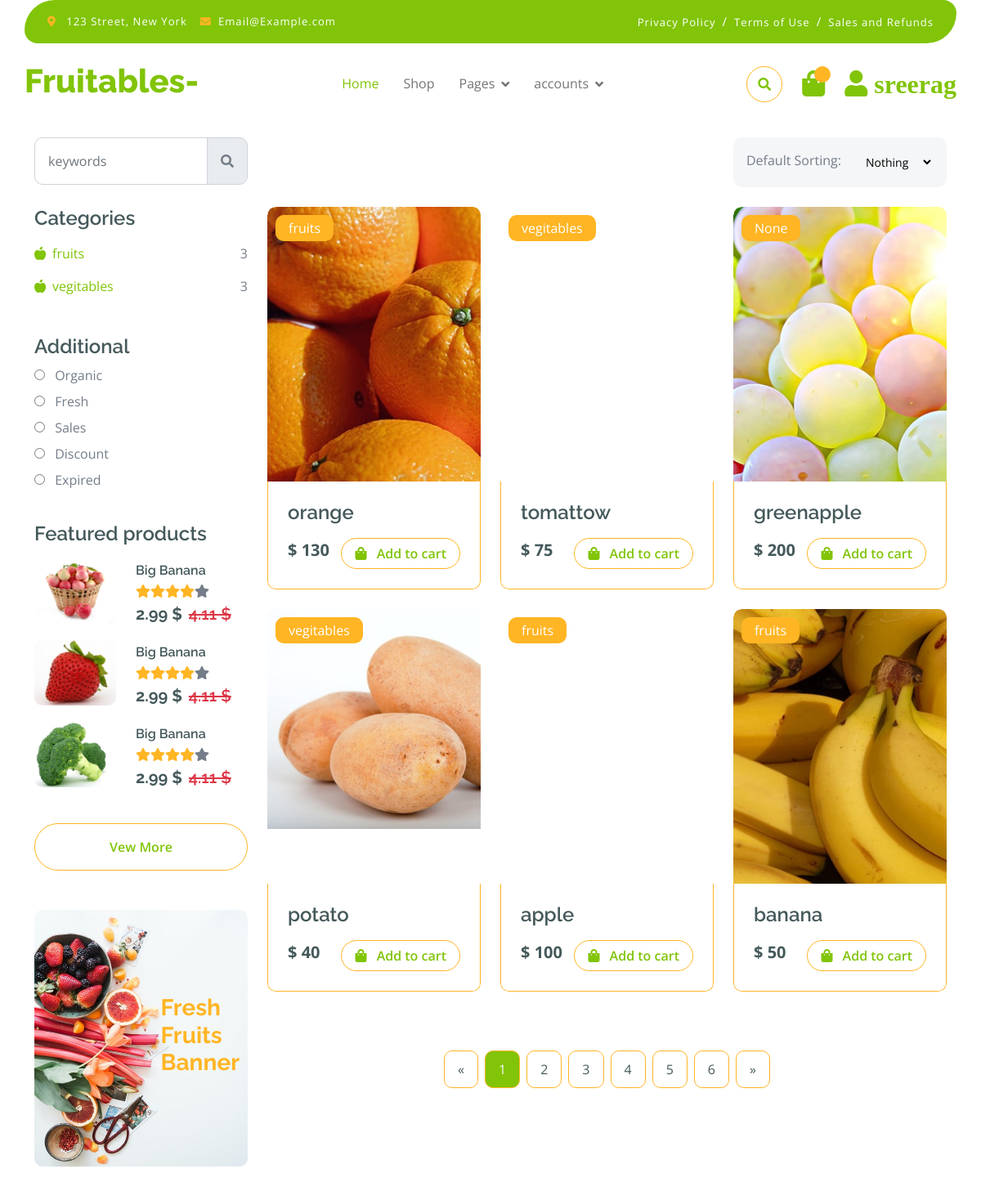
Page /shop/ (signed in, upper part) on the earlier database version.
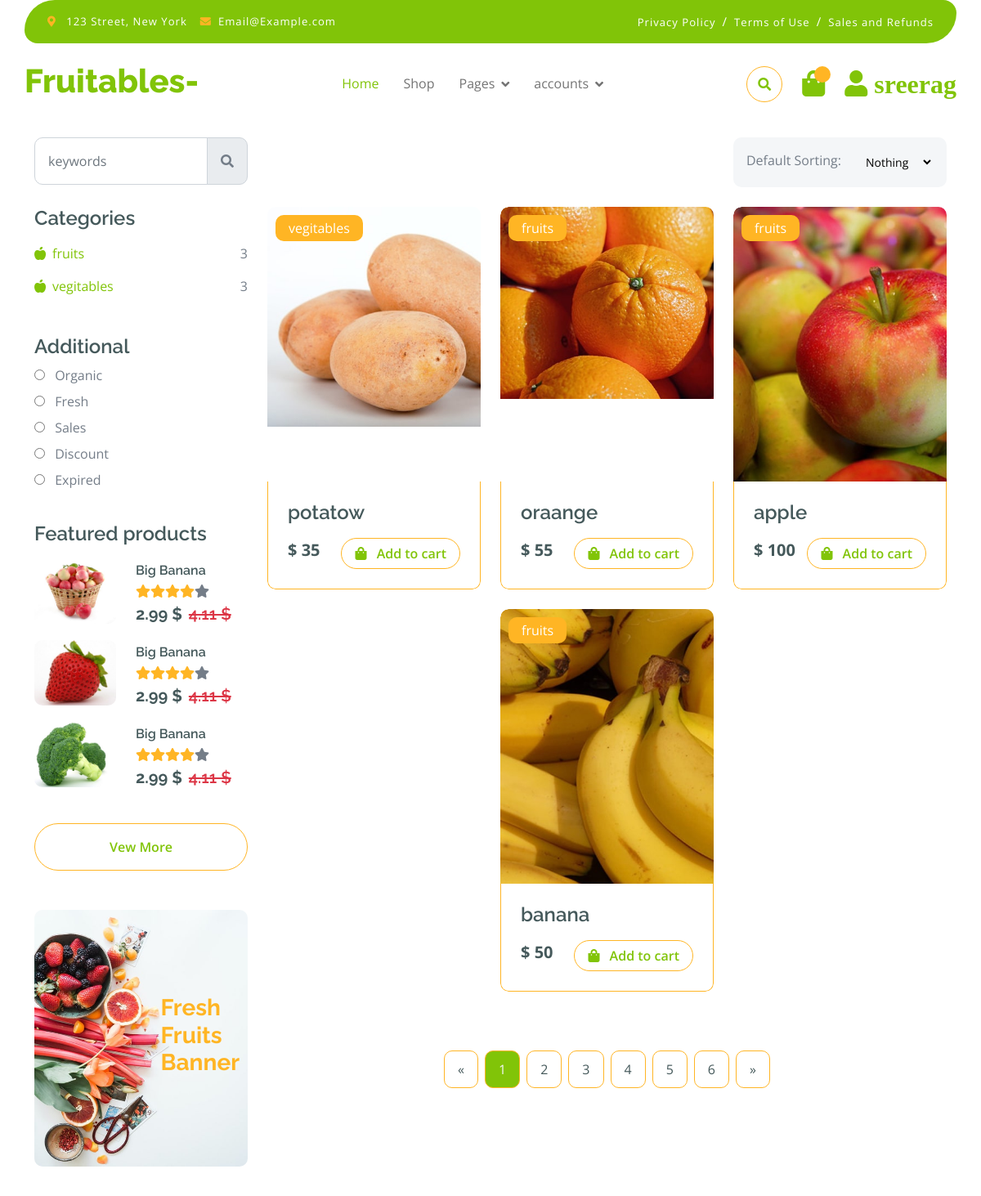
Same page on the later database version.
### app/models.py (models this page shows, shortened)
class Category(models.Model):
    name = models.CharField(max_length=50)
    def __str__(self):
        return self.name

class Product(models.Model):
    name = models.CharField(max_length=50, blank=True, null=True)
    desc = models.TextField(blank=True, null=True)
    price = models.IntegerField(blank=True, null=True)
    image = models.ImageField(
        upload_to='images', default='image not available')
    thumbnails = models.ImageField(upload_to='thumbnail', blank=True)
    categ = models.ForeignKey(
        'category', on_delete=models.CASCADE, blank=True, null=True)
    created = models.DateTimeField(auto_now=True)
    class Meta:
        ordering = ['-created']

### app/views.py (the view)
# urls.py: path('shop/',shop,name='shop'),
@login_required(login_url='login')
def shop(request, *args, **kwargs):
    category=Category.objects.all()
    products=Product.objects.all()
    context = {'category':category,'products':products}
    return render(request, 'shop.html', context)

### templates/shop.html (shortened to what the changed rows need)
{% extends "index.html" %}
{% block shop %}
<div class="container-fluid fruite py-5">
   <div class="container py-5">
       <h1 class="mb-4">Fresh fruits shop</h1>
       <div class="row g-4">
           <div class="col-lg-12">
               <div class="row g-4">
                   <div class="col-lg-3">
                       <div class="row g-4">
                           <div class="col-lg-12">
                               <div class="mb-3">
                                   <ul class="list-unstyled fruite-categorie">
                                       {% for i in category  %}
                                       <li>
                                           <div class="d-flex justify-content-between fruite-name">
                                               <a href="#"><i class="fas fa-apple-alt me-2"></i>{{i.name}}</a>
                                               <span>3</span>
                                           </div>
                                       </li>
                                       {% endfor %}
                                   </ul>
                               </div>
                           </div>
                       </div>
                   </div>
                   <div class="col-lg-9">
                       <div class="row g-4 justify-content-center">
                       {% for i in products  %}
                           <div class="col-md-6 col-lg-6 col-xl-4">
                               <div class="rounded position-relative fruite-item">
                                   <div class="fruite-img">
                                       <img src="{{i.image.url}}" class="img-fluid w-100 rounded-top" alt="">
                                   </div>
                                   <div class="text-white bg-secondary px-3 py-1 rounded position-absolute" style="top: 10px; left: 10px;">{{i.categ}}</div>
                                   <div class="p-4 border border-secondary border-top-0 rounded-bottom">
                                       <h4>{{i.name}}</h4>
                                       <div class="d-flex justify-content-between flex-lg-wrap">
                                           <p class="text-dark fs-5 fw-bold mb-0">$  {{ i.price}}</p>
                                           <a href="{% url 'addtocart' i.id %}" class="btn border border-secondary rounded-pill px-3 text-primary"><i class="fa fa-shopping-bag me-2 text-primary"></i> Add to cart</a>
                                       </div>
                                   </div>
                               </div>
                           </div>
                           {% endfor %}
                       </div>
                   </div>
               </div>
           </div>
       </div>
   </div>
</div>
    {% endblock shop %}

Differences in the rows shown:
removed Product: image (picture), categ "fruits", name "orange", price "130"
removed Product: categ "vegitables", name "tomattow", price "75"
removed Product: image (picture), categ "None", name "greenapple", price "200"
removed Product: image (picture), categ "vegitables", name "potato", price "40"
removed Product: categ "fruits", name "apple", price "100"
added Product: image (picture), categ "vegitables", name "potatow", price "35"
added Product: image (picture), categ "fruits", name "oraange", price "55"
added Product: image (picture), categ "fruits", name "apple", price "100"
